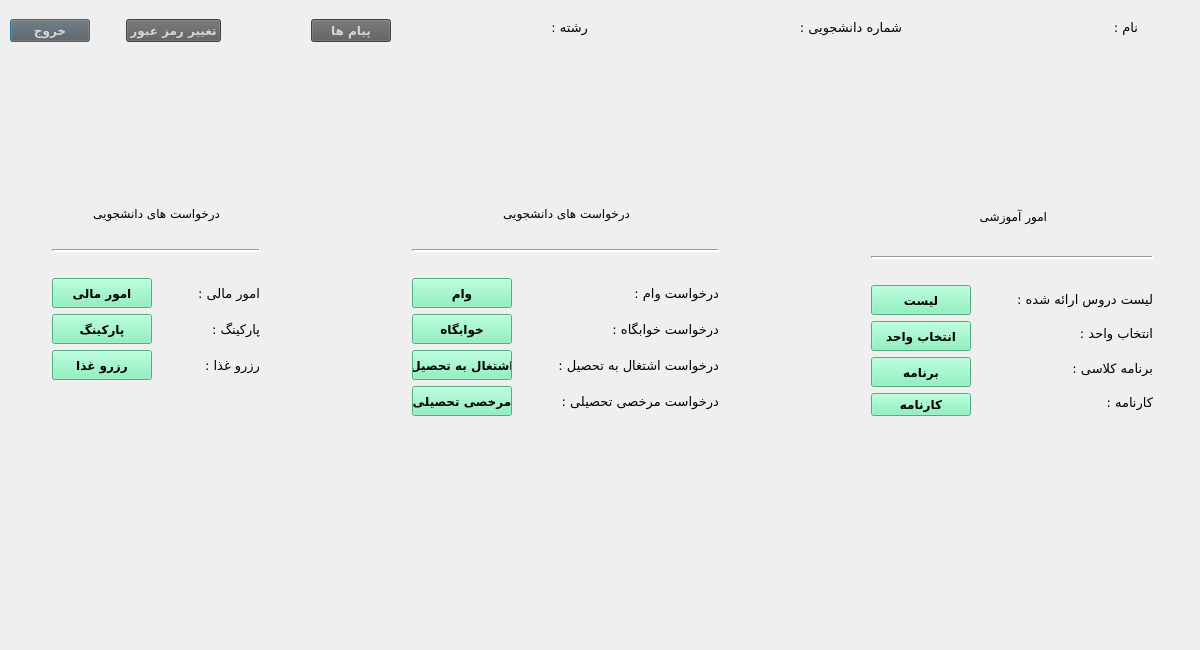
<?xml version="1.0" encoding="UTF-8"?>
<ui version="4.0">
 <class>StudentMainDialog</class>
 <widget class="QDialog" name="StudentMainDialog">
  <property name="geometry">
   <rect>
    <x>0</x>
    <y>0</y>
    <width>1200</width>
    <height>650</height>
   </rect>
  </property>
  <property name="windowTitle">
   <string>صفحه اصلی دانشجو</string>
  </property>
  <widget class="QWidget" name="layoutWidget">
   <property name="geometry">
    <rect>
     <x>10</x>
     <y>10</y>
     <width>381</width>
     <height>41</height>
    </rect>
   </property>
   <layout class="QHBoxLayout" name="horizontalLayout_2">
    <item>
     <widget class="QPushButton" name="pushButton_exit">
      <property name="font">
       <font>
        <family>B Nazanin</family>
        <pointsize>9</pointsize>
        <weight>75</weight>
        <bold>true</bold>
       </font>
      </property>
      <property name="styleSheet">
       <string notr="true">background-color: rgb(91, 91, 91);
color: rgb(214, 214, 214);</string>
      </property>
      <property name="text">
       <string>خروج</string>
      </property>
     </widget>
    </item>
    <item>
     <spacer name="horizontalSpacer_12">
      <property name="orientation">
       <enum>Qt::Horizontal</enum>
      </property>
      <property name="sizeType">
       <enum>QSizePolicy::Minimum</enum>
      </property>
      <property name="sizeHint" stdset="0">
       <size>
        <width>30</width>
        <height>20</height>
       </size>
      </property>
     </spacer>
    </item>
    <item>
     <widget class="QPushButton" name="pushButton_setting">
      <property name="font">
       <font>
        <family>B Nazanin</family>
        <pointsize>9</pointsize>
        <weight>75</weight>
        <bold>true</bold>
       </font>
      </property>
      <property name="styleSheet">
       <string notr="true">background-color: rgb(91, 91, 91);
color: rgb(214, 214, 214);</string>
      </property>
      <property name="text">
       <string>تغییر رمز عبور</string>
      </property>
     </widget>
    </item>
    <item>
     <spacer name="horizontalSpacer_7">
      <property name="orientation">
       <enum>Qt::Horizontal</enum>
      </property>
      <property name="sizeHint" stdset="0">
       <size>
        <width>40</width>
        <height>20</height>
       </size>
      </property>
     </spacer>
    </item>
    <item>
     <widget class="QPushButton" name="pushButton_5">
      <property name="font">
       <font>
        <family>B Nazanin</family>
        <pointsize>9</pointsize>
        <weight>75</weight>
        <bold>true</bold>
       </font>
      </property>
      <property name="styleSheet">
       <string notr="true">background-color: rgb(91, 91, 91);
color: rgb(214, 214, 214);</string>
      </property>
      <property name="text">
       <string>پیام ها</string>
      </property>
     </widget>
    </item>
   </layout>
  </widget>
  <widget class="QWidget" name="">
   <property name="geometry">
    <rect>
     <x>537</x>
     <y>10</y>
     <width>601</width>
     <height>34</height>
    </rect>
   </property>
   <layout class="QHBoxLayout" name="horizontalLayout_6">
    <item>
     <layout class="QHBoxLayout" name="horizontalLayout_9">
      <item>
       <widget class="QLabel" name="label_field">
        <property name="font">
         <font>
          <family>B Roya</family>
          <pointsize>10</pointsize>
          <weight>75</weight>
          <bold>true</bold>
         </font>
        </property>
        <property name="text">
         <string/>
        </property>
       </widget>
      </item>
      <item>
       <widget class="QLabel" name="label_13">
        <property name="font">
         <font>
          <family>B Titr</family>
          <pointsize>10</pointsize>
         </font>
        </property>
        <property name="text">
         <string>رشته :</string>
        </property>
       </widget>
      </item>
     </layout>
    </item>
    <item>
     <spacer name="horizontalSpacer_20">
      <property name="orientation">
       <enum>Qt::Horizontal</enum>
      </property>
      <property name="sizeHint" stdset="0">
       <size>
        <width>40</width>
        <height>20</height>
       </size>
      </property>
     </spacer>
    </item>
    <item>
     <layout class="QHBoxLayout" name="horizontalLayout_5">
      <item>
       <widget class="QLabel" name="label_stuCode">
        <property name="font">
         <font>
          <family>B Roya</family>
          <pointsize>10</pointsize>
          <weight>75</weight>
          <bold>true</bold>
         </font>
        </property>
        <property name="text">
         <string/>
        </property>
       </widget>
      </item>
      <item>
       <widget class="QLabel" name="label_3">
        <property name="font">
         <font>
          <family>B Titr</family>
          <pointsize>10</pointsize>
         </font>
        </property>
        <property name="text">
         <string>شماره دانشجویی :</string>
        </property>
       </widget>
      </item>
     </layout>
    </item>
    <item>
     <spacer name="horizontalSpacer">
      <property name="orientation">
       <enum>Qt::Horizontal</enum>
      </property>
      <property name="sizeHint" stdset="0">
       <size>
        <width>40</width>
        <height>20</height>
       </size>
      </property>
     </spacer>
    </item>
    <item>
     <layout class="QHBoxLayout" name="horizontalLayout_4">
      <item>
       <widget class="QLabel" name="label_name">
        <property name="font">
         <font>
          <family>B Roya</family>
          <pointsize>10</pointsize>
          <weight>75</weight>
          <bold>true</bold>
         </font>
        </property>
        <property name="text">
         <string/>
        </property>
       </widget>
      </item>
      <item>
       <widget class="QLabel" name="label">
        <property name="font">
         <font>
          <family>B Titr</family>
          <pointsize>10</pointsize>
         </font>
        </property>
        <property name="text">
         <string>نام :</string>
        </property>
       </widget>
      </item>
     </layout>
    </item>
   </layout>
  </widget>
  <widget class="QWidget" name="">
   <property name="geometry">
    <rect>
     <x>52</x>
     <y>183</y>
     <width>1101</width>
     <height>233</height>
    </rect>
   </property>
   <layout class="QHBoxLayout" name="horizontalLayout_12">
    <item>
     <layout class="QVBoxLayout" name="verticalLayout_9">
      <item>
       <layout class="QHBoxLayout" name="horizontalLayout_7">
        <item>
         <spacer name="horizontalSpacer_14">
          <property name="orientation">
           <enum>Qt::Horizontal</enum>
          </property>
          <property name="sizeHint" stdset="0">
           <size>
            <width>40</width>
            <height>20</height>
           </size>
          </property>
         </spacer>
        </item>
        <item>
         <widget class="QLabel" name="label_14">
          <property name="font">
           <font>
            <family>B Titr</family>
            <pointsize>9</pointsize>
           </font>
          </property>
          <property name="text">
           <string>درخواست های دانشجویی</string>
          </property>
         </widget>
        </item>
        <item>
         <spacer name="horizontalSpacer_15">
          <property name="orientation">
           <enum>Qt::Horizontal</enum>
          </property>
          <property name="sizeHint" stdset="0">
           <size>
            <width>40</width>
            <height>20</height>
           </size>
          </property>
         </spacer>
        </item>
       </layout>
      </item>
      <item>
       <widget class="Line" name="line_3">
        <property name="lineWidth">
         <number>2</number>
        </property>
        <property name="orientation">
         <enum>Qt::Horizontal</enum>
        </property>
       </widget>
      </item>
      <item>
       <spacer name="horizontalSpacer_16">
        <property name="orientation">
         <enum>Qt::Horizontal</enum>
        </property>
        <property name="sizeHint" stdset="0">
         <size>
          <width>208</width>
          <height>20</height>
         </size>
        </property>
       </spacer>
      </item>
      <item>
       <layout class="QHBoxLayout" name="horizontalLayout_8">
        <item>
         <layout class="QVBoxLayout" name="verticalLayout_2">
          <item>
           <widget class="QPushButton" name="pushButton_financial">
            <property name="minimumSize">
             <size>
              <width>100</width>
              <height>30</height>
             </size>
            </property>
            <property name="maximumSize">
             <size>
              <width>100</width>
              <height>30</height>
             </size>
            </property>
            <property name="font">
             <font>
              <family>B Nazanin</family>
              <pointsize>9</pointsize>
              <weight>75</weight>
              <bold>true</bold>
             </font>
            </property>
            <property name="styleSheet">
             <string notr="true">background-color:rgb(118, 240, 179)</string>
            </property>
            <property name="text">
             <string>امور مالی</string>
            </property>
           </widget>
          </item>
          <item>
           <widget class="QPushButton" name="pushButton_parking">
            <property name="minimumSize">
             <size>
              <width>100</width>
              <height>30</height>
             </size>
            </property>
            <property name="maximumSize">
             <size>
              <width>100</width>
              <height>30</height>
             </size>
            </property>
            <property name="font">
             <font>
              <family>B Nazanin</family>
              <pointsize>9</pointsize>
              <weight>75</weight>
              <bold>true</bold>
             </font>
            </property>
            <property name="styleSheet">
             <string notr="true">background-color:rgb(118, 240, 179)</string>
            </property>
            <property name="text">
             <string>پارکینگ</string>
            </property>
           </widget>
          </item>
          <item>
           <widget class="QPushButton" name="pushButton_food">
            <property name="minimumSize">
             <size>
              <width>100</width>
              <height>30</height>
             </size>
            </property>
            <property name="maximumSize">
             <size>
              <width>100</width>
              <height>30</height>
             </size>
            </property>
            <property name="font">
             <font>
              <family>B Nazanin</family>
              <pointsize>9</pointsize>
              <weight>75</weight>
              <bold>true</bold>
             </font>
            </property>
            <property name="styleSheet">
             <string notr="true">background-color:rgb(118, 240, 179)</string>
            </property>
            <property name="text">
             <string>رزرو غذا</string>
            </property>
           </widget>
          </item>
          <item>
           <widget class="QLabel" name="label_18">
            <property name="minimumSize">
             <size>
              <width>0</width>
              <height>30</height>
             </size>
            </property>
            <property name="text">
             <string/>
            </property>
           </widget>
          </item>
         </layout>
        </item>
        <item>
         <spacer name="horizontalSpacer_17">
          <property name="orientation">
           <enum>Qt::Horizontal</enum>
          </property>
          <property name="sizeHint" stdset="0">
           <size>
            <width>40</width>
            <height>20</height>
           </size>
          </property>
         </spacer>
        </item>
        <item>
         <layout class="QVBoxLayout" name="verticalLayout">
          <item>
           <widget class="QLabel" name="label_15">
            <property name="font">
             <font>
              <family>B Koodak</family>
              <pointsize>10</pointsize>
             </font>
            </property>
            <property name="text">
             <string>امور مالی :</string>
            </property>
           </widget>
          </item>
          <item>
           <widget class="QLabel" name="label_16">
            <property name="font">
             <font>
              <family>B Koodak</family>
              <pointsize>10</pointsize>
             </font>
            </property>
            <property name="text">
             <string>پارکینگ :</string>
            </property>
           </widget>
          </item>
          <item>
           <widget class="QLabel" name="label_17">
            <property name="font">
             <font>
              <family>B Koodak</family>
              <pointsize>10</pointsize>
             </font>
            </property>
            <property name="text">
             <string>رزرو غذا :</string>
            </property>
           </widget>
          </item>
          <item>
           <widget class="QLabel" name="label_19">
            <property name="text">
             <string/>
            </property>
           </widget>
          </item>
         </layout>
        </item>
       </layout>
      </item>
     </layout>
    </item>
    <item>
     <spacer name="horizontalSpacer_9">
      <property name="orientation">
       <enum>Qt::Horizontal</enum>
      </property>
      <property name="sizeHint" stdset="0">
       <size>
        <width>40</width>
        <height>20</height>
       </size>
      </property>
     </spacer>
    </item>
    <item>
     <layout class="QVBoxLayout" name="verticalLayout_8">
      <item>
       <layout class="QHBoxLayout" name="horizontalLayout_3">
        <item>
         <spacer name="horizontalSpacer_5">
          <property name="orientation">
           <enum>Qt::Horizontal</enum>
          </property>
          <property name="sizeHint" stdset="0">
           <size>
            <width>40</width>
            <height>20</height>
           </size>
          </property>
         </spacer>
        </item>
        <item>
         <widget class="QLabel" name="label_8">
          <property name="font">
           <font>
            <family>B Titr</family>
            <pointsize>9</pointsize>
           </font>
          </property>
          <property name="text">
           <string>درخواست های دانشجویی</string>
          </property>
         </widget>
        </item>
        <item>
         <spacer name="horizontalSpacer_6">
          <property name="orientation">
           <enum>Qt::Horizontal</enum>
          </property>
          <property name="sizeHint" stdset="0">
           <size>
            <width>40</width>
            <height>20</height>
           </size>
          </property>
         </spacer>
        </item>
       </layout>
      </item>
      <item>
       <widget class="Line" name="line_2">
        <property name="lineWidth">
         <number>2</number>
        </property>
        <property name="orientation">
         <enum>Qt::Horizontal</enum>
        </property>
       </widget>
      </item>
      <item>
       <spacer name="horizontalSpacer_8">
        <property name="orientation">
         <enum>Qt::Horizontal</enum>
        </property>
        <property name="sizeHint" stdset="0">
         <size>
          <width>208</width>
          <height>20</height>
         </size>
        </property>
       </spacer>
      </item>
      <item>
       <layout class="QHBoxLayout" name="horizontalLayout_10">
        <item>
         <layout class="QVBoxLayout" name="verticalLayout_4">
          <item>
           <widget class="QPushButton" name="pushButton_loan">
            <property name="minimumSize">
             <size>
              <width>100</width>
              <height>30</height>
             </size>
            </property>
            <property name="maximumSize">
             <size>
              <width>100</width>
              <height>30</height>
             </size>
            </property>
            <property name="font">
             <font>
              <family>B Nazanin</family>
              <pointsize>9</pointsize>
              <weight>75</weight>
              <bold>true</bold>
             </font>
            </property>
            <property name="styleSheet">
             <string notr="true">background-color:rgb(118, 240, 179)</string>
            </property>
            <property name="text">
             <string>وام</string>
            </property>
           </widget>
          </item>
          <item>
           <widget class="QPushButton" name="pushButton_dorm">
            <property name="minimumSize">
             <size>
              <width>100</width>
              <height>30</height>
             </size>
            </property>
            <property name="maximumSize">
             <size>
              <width>100</width>
              <height>30</height>
             </size>
            </property>
            <property name="font">
             <font>
              <family>B Nazanin</family>
              <pointsize>9</pointsize>
              <weight>75</weight>
              <bold>true</bold>
             </font>
            </property>
            <property name="styleSheet">
             <string notr="true">background-color:rgb(118, 240, 179)</string>
            </property>
            <property name="text">
             <string>خوابگاه</string>
            </property>
           </widget>
          </item>
          <item>
           <widget class="QPushButton" name="pushButton_eshteghal">
            <property name="minimumSize">
             <size>
              <width>100</width>
              <height>30</height>
             </size>
            </property>
            <property name="maximumSize">
             <size>
              <width>100</width>
              <height>30</height>
             </size>
            </property>
            <property name="font">
             <font>
              <family>B Nazanin</family>
              <pointsize>9</pointsize>
              <weight>75</weight>
              <bold>true</bold>
             </font>
            </property>
            <property name="styleSheet">
             <string notr="true">background-color:rgb(118, 240, 179)</string>
            </property>
            <property name="text">
             <string>اشتغال به تحصیل</string>
            </property>
           </widget>
          </item>
          <item>
           <widget class="QPushButton" name="pushButton_morkhasi">
            <property name="minimumSize">
             <size>
              <width>100</width>
              <height>30</height>
             </size>
            </property>
            <property name="maximumSize">
             <size>
              <width>100</width>
              <height>30</height>
             </size>
            </property>
            <property name="font">
             <font>
              <family>B Nazanin</family>
              <pointsize>9</pointsize>
              <weight>75</weight>
              <bold>true</bold>
             </font>
            </property>
            <property name="styleSheet">
             <string notr="true">background-color:rgb(118, 240, 179)</string>
            </property>
            <property name="text">
             <string>مرخصی تحصیلی</string>
            </property>
           </widget>
          </item>
         </layout>
        </item>
        <item>
         <spacer name="horizontalSpacer_2">
          <property name="orientation">
           <enum>Qt::Horizontal</enum>
          </property>
          <property name="sizeHint" stdset="0">
           <size>
            <width>40</width>
            <height>20</height>
           </size>
          </property>
         </spacer>
        </item>
        <item>
         <layout class="QVBoxLayout" name="verticalLayout_3">
          <item>
           <widget class="QLabel" name="label_11">
            <property name="font">
             <font>
              <family>B Koodak</family>
              <pointsize>10</pointsize>
             </font>
            </property>
            <property name="text">
             <string>درخواست وام :</string>
            </property>
           </widget>
          </item>
          <item>
           <widget class="QLabel" name="label_9">
            <property name="font">
             <font>
              <family>B Koodak</family>
              <pointsize>10</pointsize>
             </font>
            </property>
            <property name="text">
             <string>درخواست خوابگاه :</string>
            </property>
           </widget>
          </item>
          <item>
           <widget class="QLabel" name="label_10">
            <property name="font">
             <font>
              <family>B Koodak</family>
              <pointsize>10</pointsize>
             </font>
            </property>
            <property name="text">
             <string>درخواست اشتغال به تحصیل :</string>
            </property>
           </widget>
          </item>
          <item>
           <widget class="QLabel" name="label_12">
            <property name="font">
             <font>
              <family>B Koodak</family>
              <pointsize>10</pointsize>
             </font>
            </property>
            <property name="text">
             <string>درخواست مرخصی تحصیلی :</string>
            </property>
           </widget>
          </item>
         </layout>
        </item>
       </layout>
      </item>
     </layout>
    </item>
    <item>
     <spacer name="horizontalSpacer_4">
      <property name="orientation">
       <enum>Qt::Horizontal</enum>
      </property>
      <property name="sizeHint" stdset="0">
       <size>
        <width>40</width>
        <height>20</height>
       </size>
      </property>
     </spacer>
    </item>
    <item>
     <layout class="QVBoxLayout" name="verticalLayout_7">
      <item>
       <layout class="QHBoxLayout" name="horizontalLayout">
        <item>
         <spacer name="horizontalSpacer_11">
          <property name="orientation">
           <enum>Qt::Horizontal</enum>
          </property>
          <property name="sizeHint" stdset="0">
           <size>
            <width>40</width>
            <height>20</height>
           </size>
          </property>
         </spacer>
        </item>
        <item>
         <widget class="QLabel" name="label_7">
          <property name="font">
           <font>
            <family>B Titr</family>
            <pointsize>9</pointsize>
           </font>
          </property>
          <property name="text">
           <string>امور آموزشی</string>
          </property>
         </widget>
        </item>
        <item>
         <spacer name="horizontalSpacer_13">
          <property name="orientation">
           <enum>Qt::Horizontal</enum>
          </property>
          <property name="sizeHint" stdset="0">
           <size>
            <width>40</width>
            <height>20</height>
           </size>
          </property>
         </spacer>
        </item>
       </layout>
      </item>
      <item>
       <widget class="Line" name="line">
        <property name="lineWidth">
         <number>2</number>
        </property>
        <property name="orientation">
         <enum>Qt::Horizontal</enum>
        </property>
       </widget>
      </item>
      <item>
       <spacer name="horizontalSpacer_10">
        <property name="orientation">
         <enum>Qt::Horizontal</enum>
        </property>
        <property name="sizeHint" stdset="0">
         <size>
          <width>258</width>
          <height>20</height>
         </size>
        </property>
       </spacer>
      </item>
      <item>
       <layout class="QHBoxLayout" name="horizontalLayout_11">
        <item>
         <layout class="QVBoxLayout" name="verticalLayout_6">
          <item>
           <widget class="QPushButton" name="pushButton_listErae">
            <property name="minimumSize">
             <size>
              <width>100</width>
              <height>30</height>
             </size>
            </property>
            <property name="font">
             <font>
              <family>B Nazanin</family>
              <pointsize>9</pointsize>
              <weight>75</weight>
              <bold>true</bold>
             </font>
            </property>
            <property name="styleSheet">
             <string notr="true">background-color:rgb(118, 240, 179)</string>
            </property>
            <property name="text">
             <string>لیست</string>
            </property>
           </widget>
          </item>
          <item>
           <widget class="QPushButton" name="pushButton_entekhabVahed">
            <property name="minimumSize">
             <size>
              <width>100</width>
              <height>30</height>
             </size>
            </property>
            <property name="font">
             <font>
              <family>B Nazanin</family>
              <pointsize>9</pointsize>
              <weight>75</weight>
              <bold>true</bold>
             </font>
            </property>
            <property name="styleSheet">
             <string notr="true">background-color:rgb(118, 240, 179)</string>
            </property>
            <property name="text">
             <string>انتخاب واحد</string>
            </property>
           </widget>
          </item>
          <item>
           <widget class="QPushButton" name="pushButton_barnameClass">
            <property name="minimumSize">
             <size>
              <width>100</width>
              <height>30</height>
             </size>
            </property>
            <property name="font">
             <font>
              <family>B Nazanin</family>
              <pointsize>9</pointsize>
              <weight>75</weight>
              <bold>true</bold>
             </font>
            </property>
            <property name="styleSheet">
             <string notr="true">background-color:rgb(118, 240, 179)</string>
            </property>
            <property name="text">
             <string>برنامه</string>
            </property>
           </widget>
          </item>
          <item>
           <widget class="QPushButton" name="pushButton_karname">
            <property name="font">
             <font>
              <family>B Nazanin</family>
              <pointsize>9</pointsize>
              <weight>75</weight>
              <bold>true</bold>
             </font>
            </property>
            <property name="styleSheet">
             <string notr="true">background-color:rgb(118, 240, 179)</string>
            </property>
            <property name="text">
             <string>کارنامه</string>
            </property>
           </widget>
          </item>
         </layout>
        </item>
        <item>
         <spacer name="horizontalSpacer_3">
          <property name="orientation">
           <enum>Qt::Horizontal</enum>
          </property>
          <property name="sizeHint" stdset="0">
           <size>
            <width>40</width>
            <height>20</height>
           </size>
          </property>
         </spacer>
        </item>
        <item>
         <layout class="QVBoxLayout" name="verticalLayout_5">
          <item>
           <widget class="QLabel" name="label_6">
            <property name="font">
             <font>
              <family>B Koodak</family>
              <pointsize>10</pointsize>
             </font>
            </property>
            <property name="text">
             <string>لیست دروس ارائه شده :</string>
            </property>
           </widget>
          </item>
          <item>
           <widget class="QLabel" name="label_2">
            <property name="font">
             <font>
              <family>B Koodak</family>
              <pointsize>10</pointsize>
             </font>
            </property>
            <property name="text">
             <string>انتخاب واحد :</string>
            </property>
           </widget>
          </item>
          <item>
           <widget class="QLabel" name="label_5">
            <property name="font">
             <font>
              <family>B Koodak</family>
              <pointsize>10</pointsize>
             </font>
            </property>
            <property name="text">
             <string>برنامه کلاسی :</string>
            </property>
           </widget>
          </item>
          <item>
           <widget class="QLabel" name="label_4">
            <property name="font">
             <font>
              <family>B Koodak</family>
              <pointsize>10</pointsize>
             </font>
            </property>
            <property name="text">
             <string>کارنامه :</string>
            </property>
           </widget>
          </item>
         </layout>
        </item>
       </layout>
      </item>
     </layout>
    </item>
   </layout>
  </widget>
 </widget>
 <resources/>
 <connections>
  <connection>
   <sender>pushButton_exit</sender>
   <signal>clicked()</signal>
   <receiver>StudentMainDialog</receiver>
   <slot>close()</slot>
   <hints>
    <hint type="sourcelabel">
     <x>53</x>
     <y>32</y>
    </hint>
    <hint type="destinationlabel">
     <x>52</x>
     <y>109</y>
    </hint>
   </hints>
  </connection>
 </connections>
</ui>
